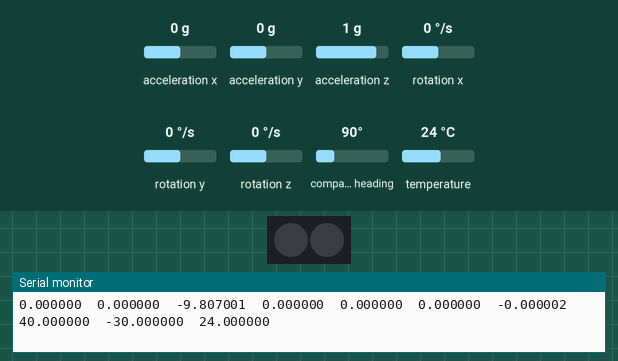
Simulated run of this sketch. Board: Arduino Uno, built with avr-gcc and run on an emulated ATmega328P. On the bench: 2 RGB LEDs in strip order, left to right, the last lines printed to the serial monitor. The inputs (shaded band) are chosen by the test bench; at power-on: rotation x 0 °/s, rotation y 0 °/s, rotation z 0 °/s, acceleration x 0 g, acceleration y 0 g, acceleration z 1 g, compass heading 90°, temperature 24 °C. The strip is taken to match the declared colour order.

Above: at 1.2 s.
1.3 s: rotation x set to -192 °/s
At 1.9 s:
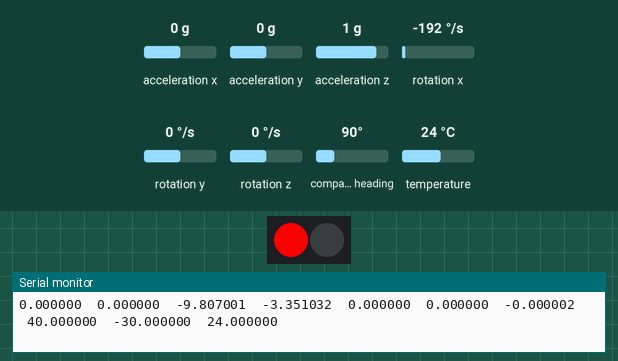
2.8 s: rotation y set to -192 °/s
At 4.0 s:
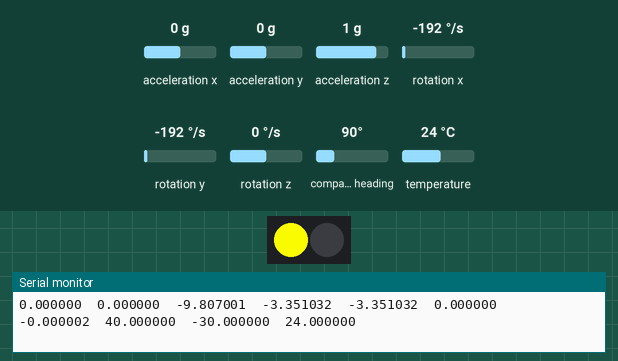
4.3 s: rotation x set to 0 °/s
At 5.0 s:
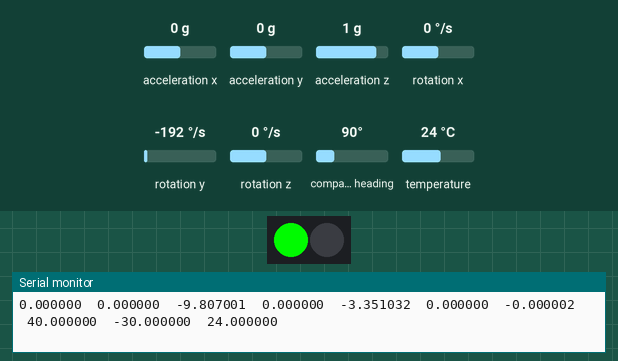
5.8 s: rotation z set to -192 °/s
At 6.6 s:
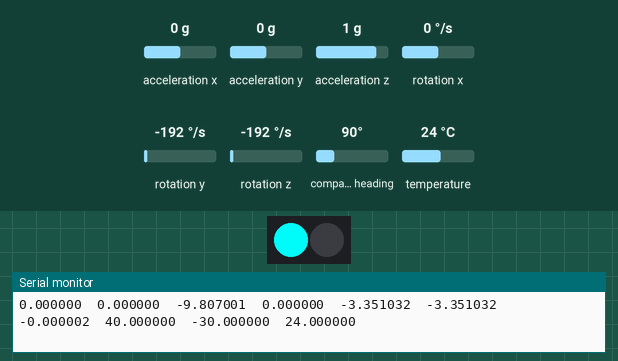
7.3 s: rotation x set to -100 °/s
At 7.6 s:
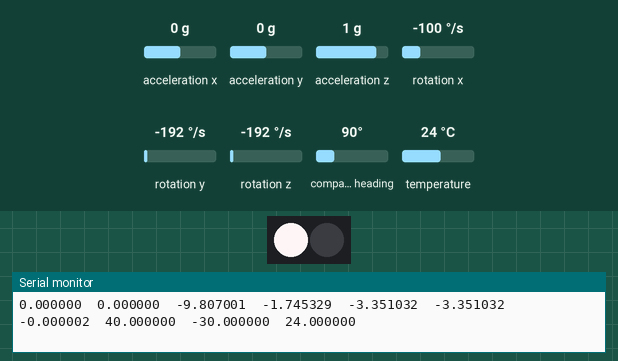
8.8 s: rotation y set to 0 °/s
At 9.9 s:
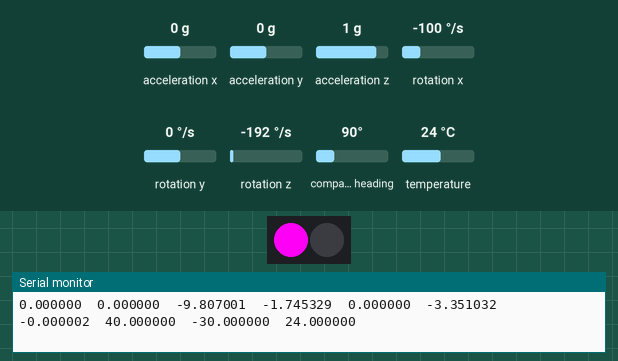
Timing chart, 0 to 11.3 s (numbered marks = the images above; inputs shaded):
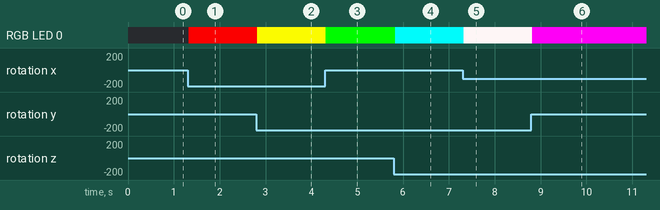

Measured:
- after the input at 1.3 s, RGB LED 0: off → RGB(243, 0, 0) at once
- after the input at 2.8 s, RGB LED 0: RGB(243, 0, 0) → RGB(243, 243, 0) at once
- after the input at 4.3 s, RGB LED 0: RGB(243, 243, 0) → RGB(0, 243, 0) at once
- after the input at 5.8 s, RGB LED 0: RGB(0, 243, 0) → RGB(0, 243, 243) at once
- after the input at 7.3 s, RGB LED 0: RGB(0, 243, 243) → RGB(250, 243, 243) at once
- after the input at 8.8 s, RGB LED 0: RGB(250, 243, 243) → RGB(250, 0, 243) at once

The sketch:

v2.2.ino
```cpp
#include <Adafruit_NeoPixel.h>
#include "MPU9250.h"

#define LED_PIN   3
#define LED_COUNT 2
Adafruit_NeoPixel strip(LED_COUNT, LED_PIN, NEO_RGB + NEO_KHZ400);


// an MPU9250 object with the MPU-9250 sensor on I2C bus 0 with address 0x68
MPU9250 IMU(Wire,0x68);
int status;

void setup() {
  // serial to display data
  Serial.begin(115200);
  while(!Serial) {}
  strip.begin();
  strip.show();

  // start communication with IMU
  status = IMU.begin();
  if (status < 0) {
    Serial.println("IMU initialization unsuccessful");
    Serial.println("Check IMU wiring or try cycling power");
    Serial.print("Status: ");
    Serial.println(status);
    while(1) {}
  }
}

void loop() {
  // read the sensor
  IMU.readSensor();
  // display the data

  strip.setPixelColor(0, IMU.getGyroX_rads()*4, IMU.getGyroY_rads()*4, IMU.getGyroZ_rads()*4);
  strip.show();
  Serial.print(IMU.getAccelX_mss(),6);
  Serial.print("\t");
  Serial.print(IMU.getAccelY_mss(),6);
  Serial.print("\t");
  Serial.print(IMU.getAccelZ_mss(),6);
  Serial.print("\t");
  Serial.print(IMU.getGyroX_rads(),6);
  Serial.print("\t");
  Serial.print(IMU.getGyroY_rads(),6);
  Serial.print("\t");
  Serial.print(IMU.getGyroZ_rads(),6);
  Serial.print("\t");
  Serial.print(IMU.getMagX_uT(),6);
  Serial.print("\t");
  Serial.print(IMU.getMagY_uT(),6);
  Serial.print("\t");
  Serial.print(IMU.getMagZ_uT(),6);
  Serial.print("\t");
  Serial.println(IMU.getTemperature_C(),6);


}
```
